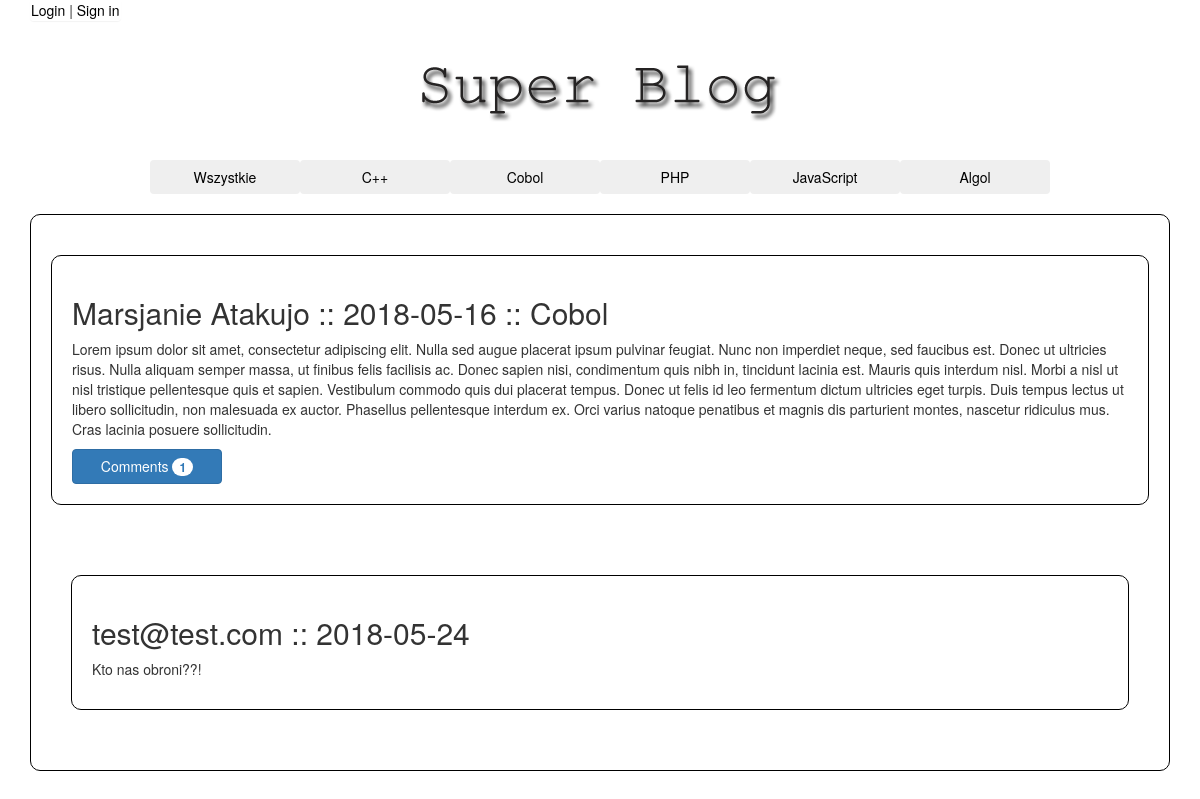
Page /comment.php?id=1 on the committed database.
### tables this page shows
CREATE TABLE `categories` (
  `id_category` int(11) NOT NULL,
  `category` varchar(30) DEFAULT NULL
);

CREATE TABLE `news` (
  `id` int(11) NOT NULL,
  `title` varchar(30) DEFAULT NULL,
  `date` date DEFAULT NULL,
  `id_category` int(11) DEFAULT NULL,
  `content` text,
  `author` int(11) DEFAULT NULL
);

CREATE TABLE `comment` (
  `id` int(11) NOT NULL,
  `date` date DEFAULT NULL,
  `news` int(11) DEFAULT NULL,
  `comment` text,
  `user` int(11) DEFAULT NULL
);

CREATE TABLE `user` (
  `id_user` int(11) NOT NULL,
  `mail` varchar(20) DEFAULT NULL,
  `pass` varchar(20) DEFAULT NULL,
  `name` varchar(20) DEFAULT NULL,
  `last_name` varchar(20) DEFAULT NULL,
  `city` varchar(20) DEFAULT NULL
);

### comment.php (the view, shortened to what this page needs)
<!DOCTYPE html>
<html lang="pl">
<html>
<head>
	<link rel="stylesheet" type="text/css" href="style.css">
	<link rel="stylesheet" href="https://maxcdn.bootstrapcdn.com/bootstrap/3.3.7/css/bootstrap.min.css">
</head>
<body>
	<div class="container">
	<?php
	require('panel.php');
	?>
	<div class="row">
	<div class="header">
	<h1><a href="index.php"><img src="logo.png"></a></h1>
	</div>
	</div>
	<?php
		include('connect.php');
		$result2 = mysqli_query($connect,"SELECT * from categories");
				echo '<div id="menu" class="btn-group" role="group">';
				echo '<a href="index.php?cat=a" ><button type="button" class="btn btn-secondary">Wszystkie</button></a>';
		if(mysqli_num_rows($result2) >0){
			while ($wynik2 = mysqli_fetch_array($result2)) {
				echo '<a href="index.php?cat=' . $wynik2['id_category'] . ' " ><button type="button" class="btn btn-secondary">' . $wynik2['category'] . '</button></a>';
			}
		}
		echo "</div>";
		echo "<div class='content'>";
		echo "<div class='col-8'>";
		if (isset($_GET['action'],$_GET['id_comment'])) {
					$action = $_GET['action'];
					$id= $_GET['id_comment'];
					if ($action=="delete" && $id>0) {
											$delete = "DELETE from comment where id={$id} LIMIT 1";
						$comment = mysqli_query($connect,"SELECT * from comment");
						$wynik = mysqli_fetch_array($comment);
						$connect->query($delete);
						if($delete)
						echo "<script>location.href='comment.php?id=". $wynik['news'] ."'</script>";
						}
					}
		elseif (isset($_GET['id'])) {
			$id_post = $_GET['id'];
			$result3 = mysqli_query($connect,"SELECT * from news inner join categories using(id_category) where id='{$id_post}'");
					if(mysqli_num_rows($result3) >0){
						echo "<div class='article'>";
	               		while ($wynik = mysqli_fetch_array($result3))
	               			{
	               				$id= $wynik['id'];
	               				$comment = mysqli_query($connect,"SELECT * from news inner join comment on news.id=comment.news where news.id=$id");
	               				echo "<div class='article'>";
		               				echo "<h2>" . $wynik['title'] . " :: " . $wynik['date'] . " :: ". $wynik['category'] . "</h2>";
		               				echo "<div class='text'";
		               					echo "<p>" . $wynik['content'] . "</p>";
		               				echo "</div>";
		               				echo "<a href='comment.php?id=". $wynik['id'] ."'><button type='button' class='btn btn-primary'>
  											Comments <span class='badge badge-light'>". mysqli_num_rows($comment) ."</span>
										</button></a>";
	               				echo "</div>";
	               			}
	               	}
	        $result3 = mysqli_query($connect,"SELECT * from comment inner join user on comment.user=user.id_user where news='{$id_post}'");
					if(mysqli_num_rows($result3) >0){
						echo "<div class='article2'>";
	               		while ($wynik = mysqli_fetch_array($result3))
	               			{
	               				if (isset($_SESSION["user"])) {
	               					if ($_SESSION["user"] == "admin@admin.com") {
	               					$id= $wynik['id'];
	               					$comment = mysqli_query($connect,"SELECT * from comment inner join user on comment.user=user.id_user");
	               				echo "<div class='article'>";
		               				echo "<h2>" . $wynik['mail'] . " :: " . $wynik['date'] .  " <a href='?action=delete&id_comment=". $wynik['id'] ."'>Usuń komentarz</a></h2> ";
		               				echo "<div class='text'";
		               					echo "<p>" . $wynik['comment'] . "</p>";
		               				echo "</div>";
	               				echo "</div>";
	               				}
	               				else{
	               					$id= $wynik['id'];
	               				$comment = mysqli_query($connect,"SELECT * from comment inner join user on comment.user=user.id_user");
	               				echo "<div class='article'>";
		               				echo "<h2>" . $wynik['mail'] . " :: " . $wynik['date'] .  "</h2>";
		               				echo "<div class='text'";
		               					echo "<p>" . $wynik['comment'] . "</p>";
		               				echo "</div>";
	               				echo "</div>";
	               				}
	               				}else
	               				{
	               				echo "<div class='article'>";
		               				echo "<h2>" . $wynik['mail'] . " :: " . $wynik['date'] .  "</h2>";
		               				echo "<div class='text'";
		               					echo "<p>" . $wynik['comment'] . "</p>";
		               				echo "</div>";
	               				echo "</div>";
	               				}
	               			}
	               	}
		}
			echo "</div>";
			echo "</div>";
	?>
	</div>
</body>
</html>

### style.css (style rules this page uses)
.article { border: 1px solid black; margin-bottom: 10px; margin-top: 20px; padding: 20px; border-radius: 10px; width: 100%; float: right; position: relative; max-width:100%;height:auto; }
.article2 { margin-bottom: 10px; margin-top: 20px; padding: 20px; border-radius: 10px; width: 100%; float: right; position: relative; max-width:100%;height:auto; }
a:link { color: black; }
button { width: 15rem; }
.header { text-align: center; }
h2 { font-weight: bold; text-align: left; }
#menu { display: block; margin:0 auto; width: 100%; text-align: center; }
.container div { display: inline; }

### rows in the picture
categories: category "C++"
categories: category "Cobol"
categories: category "PHP"
categories: category "JavaScript"
categories: category "Algol"
news: title "Marsjanie Atakujo", date "2018-05-16", id_category.category "Cobol", content "Lorem ipsum dolor sit amet, consectetur adipiscing elit. Nulla sed augue placerat ipsum pulvinar feugiat. Nunc non imperdiet neque, sed faucibus est. Donec ut ultricies risus. Nulla aliquam semper massa, ut finibus felis facilisis ac. Donec sapien nisi, condimentum quis nibh in, tincidunt lacinia est. Mauris quis interdum nisl. Morbi a nisl ut nisl tristique pellentesque quis et sapien. Vestibulum commodo quis dui placerat tempus. Donec ut felis id leo fermentum dictum ultricies eget turpis. Duis tempus lectus ut libero sollicitudin, non malesuada ex auctor. Phasellus pellentesque interdum ex. Orci varius natoque penatibus et magnis dis parturient montes, nascetur ridiculus mus. Cras…", mysqli_num_rows($comment) "1"
comment: user.mail "test@test.com", date "2018-05-24", comment "Kto nas obroni??!"
